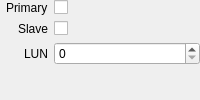
     <widget class="QWidget" name="atapi_tab">
      <attribute name="icon">
       <iconset theme="computer"/>
      </attribute>
      <attribute name="title">
       <string>ATAPI</string>
      </attribute>
      <attribute name="toolTip">
       <string>ATAPI Settings.</string>
      </attribute>
      <attribute name="whatsThis">
       <string>&lt;html&gt;&lt;head/&gt;&lt;body&gt;&lt;p&gt;ATAPI Settings.&lt;/p&gt;&lt;/body&gt;&lt;/html&gt;</string>
      </attribute>
      <layout class="QFormLayout" name="atapi_layout">
       <property name="fieldGrowthPolicy">
        <enum>QFormLayout::FieldGrowthPolicy::ExpandingFieldsGrow</enum>
       </property>
       <property name="labelAlignment">
        <set>Qt::AlignmentFlag::AlignRight|Qt::AlignmentFlag::AlignTrailing|Qt::AlignmentFlag::AlignVCenter</set>
       </property>
       <property name="leftMargin">
        <number>6</number>
       </property>
       <property name="topMargin">
        <number>0</number>
       </property>
       <property name="rightMargin">
        <number>0</number>
       </property>
       <property name="bottomMargin">
        <number>0</number>
       </property>
       <item row="0" column="0">
        <widget class="QLabel" name="atapi_primary_label">
         <property name="toolTip">
          <string>Set to zero for primary or one for secondary.</string>
         </property>
         <property name="statusTip">
          <string>Primary</string>
         </property>
         <property name="whatsThis">
          <string>&lt;html&gt;&lt;head/&gt;&lt;body&gt;&lt;p&gt;Set to zero for primary or one for secondary.&lt;/p&gt;&lt;/body&gt;&lt;/html&gt;</string>
         </property>
         <property name="text">
          <string>Primary</string>
         </property>
        </widget>
       </item>
       <item row="0" column="1">
        <widget class="QCheckBox" name="atapi_primary">
         <property name="sizePolicy">
          <sizepolicy hsizetype="Expanding" vsizetype="Fixed">
           <horstretch>0</horstretch>
           <verstretch>0</verstretch>
          </sizepolicy>
         </property>
         <property name="toolTip">
          <string>Set to zero for primary or one for secondary.</string>
         </property>
         <property name="statusTip">
          <string>Primary</string>
         </property>
         <property name="whatsThis">
          <string>&lt;html&gt;&lt;head/&gt;&lt;body&gt;&lt;p&gt;Set to zero for primary or one for secondary.&lt;/p&gt;&lt;/body&gt;&lt;/html&gt;</string>
         </property>
        </widget>
       </item>
       <item row="1" column="0">
        <widget class="QLabel" name="atapi_slave_label">
         <property name="toolTip">
          <string>Set to zero for master or one for slave mode.</string>
         </property>
         <property name="statusTip">
          <string>Slave</string>
         </property>
         <property name="whatsThis">
          <string>&lt;html&gt;&lt;head/&gt;&lt;body&gt;&lt;p&gt;Set to zero for master or one for slave mode.&lt;/p&gt;&lt;/body&gt;&lt;/html&gt;</string>
         </property>
         <property name="text">
          <string>Slave</string>
         </property>
        </widget>
       </item>
       <item row="1" column="1">
        <widget class="QCheckBox" name="atapi_slave">
         <property name="sizePolicy">
          <sizepolicy hsizetype="Expanding" vsizetype="Fixed">
           <horstretch>0</horstretch>
           <verstretch>0</verstretch>
          </sizepolicy>
         </property>
         <property name="toolTip">
          <string>Set to zero for master or one for slave mode.</string>
         </property>
         <property name="statusTip">
          <string>Slave</string>
         </property>
         <property name="whatsThis">
          <string>&lt;html&gt;&lt;head/&gt;&lt;body&gt;&lt;p&gt;Set to zero for master or one for slave mode.&lt;/p&gt;&lt;/body&gt;&lt;/html&gt;</string>
         </property>
        </widget>
       </item>
       <item row="2" column="0">
        <widget class="QLabel" name="atapi_lun_label">
         <property name="toolTip">
          <string>Logical Unit Number.</string>
         </property>
         <property name="statusTip">
          <string>LUN</string>
         </property>
         <property name="whatsThis">
          <string>&lt;html&gt;&lt;head/&gt;&lt;body&gt;&lt;p&gt;Logical Unit Number.&lt;/p&gt;&lt;/body&gt;&lt;/html&gt;</string>
         </property>
         <property name="text">
          <string>LUN</string>
         </property>
        </widget>
       </item>
       <item row="2" column="1">
        <widget class="QSpinBox" name="atapi_lun">
         <property name="sizePolicy">
          <sizepolicy hsizetype="Expanding" vsizetype="Fixed">
           <horstretch>0</horstretch>
           <verstretch>0</verstretch>
          </sizepolicy>
         </property>
         <property name="toolTip">
          <string>Logical Unit Number.</string>
         </property>
         <property name="statusTip">
          <string>LUN</string>
         </property>
         <property name="whatsThis">
          <string>&lt;html&gt;&lt;head/&gt;&lt;body&gt;&lt;p&gt;Logical Unit Number.&lt;/p&gt;&lt;/body&gt;&lt;/html&gt;</string>
         </property>
         <property name="minimum">
          <number>0</number>
         </property>
         <property name="maximum">
          <number>65535</number>
         </property>
        </widget>
       </item>
      </layout>
     </widget>
